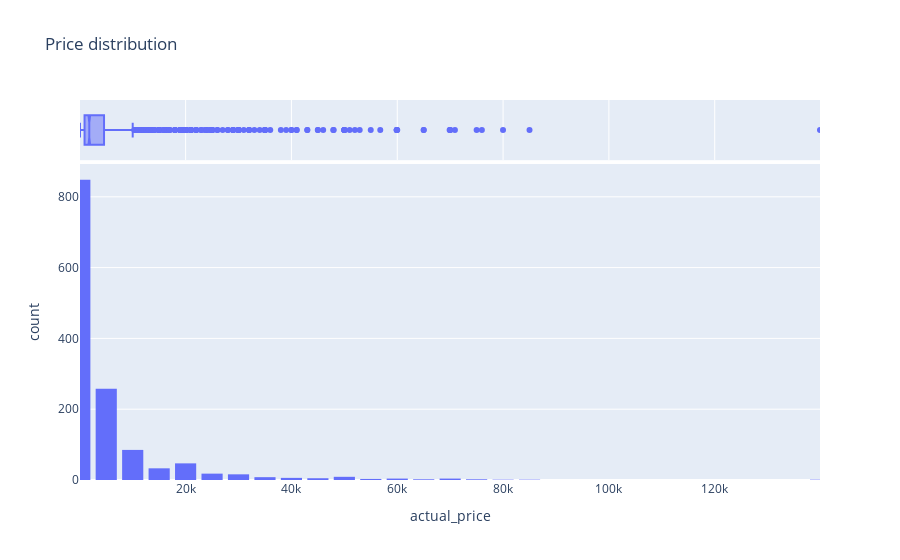

The code cell stored with this chart in its notebook:
### Markdown cell above
### 4.2 Distribution of Features <a id="distribution-of-features"></a>

### Code cell
fig = px.histogram(df, x='actual_price', nbins=30, title='Price distribution', marginal="box")

min_price = df['actual_price'].min()
max_price = df['actual_price'].max()
fig.update_xaxes(range=[min_price, max_price])

fig.update_layout(bargap=0.2)

### Figure 1 — Plotly figure (JSON) as saved in the notebook; plotly's stock layout.template omitted (floating-point values rounded to 4 significant figures; data arrays with more than 128 entries replaced by an {"elided": "..."} marker saying what was removed)
{"data": [{"alignmentgroup": "True", "bingroup": "x", "hovertemplate": "actual_price=%{x}<br>count=%{y}<extra></extra>", "legendgroup": "", "marker": {"color": "#636efa", "pattern": {"shape": ""}}, "name": "", "nbinsx": 30, "offsetgroup": "", "orientation": "v", "showlegend": false, "type": "histogram", "x": {"elided": "1351 float values"}, "xaxis": "x", "yaxis": "y"}, {"alignmentgroup": "True", "hovertemplate": "actual_price=%{x}<extra></extra>", "legendgroup": "", "marker": {"color": "#636efa"}, "name": "", "notched": true, "offsetgroup": "", "showlegend": false, "type": "box", "x": {"elided": "1351 float values"}, "xaxis": "x2", "yaxis": "y2"}], "layout": {"bargap": 0.2, "barmode": "relative", "legend": {"tracegroupgap": 0}, "title": {"text": "Price distribution"}, "xaxis": {"anchor": "y", "domain": [0, 1], "range": [39, 139900], "title": {"text": "actual_price"}}, "xaxis2": {"anchor": "y2", "domain": [0, 1], "matches": "x", "range": [39, 139900], "showgrid": true, "showticklabels": false}, "yaxis": {"anchor": "x", "domain": [0, 0.8316], "title": {"text": "count"}}, "yaxis2": {"anchor": "x2", "domain": [0.8416, 1], "matches": "y2", "showgrid": false, "showline": false, "showticklabels": false, "ticks": ""}}}
